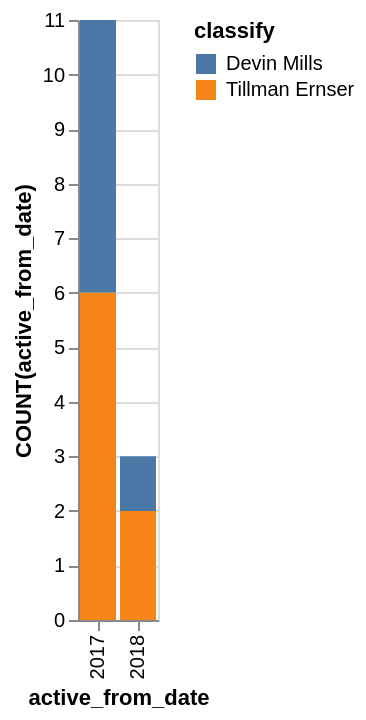

This figure's Vega-Lite source:
### Vega-Lite specification from a JSON file in a GitHub repository (floating-point values rounded to 4 significant figures)
{"data": {"values": [{"x_data": "2017", "y_data": 5, "classify": "Devin Mills"}, {"x_data": "2018", "y_data": 1, "classify": "Devin Mills"}, {"x_data": "2017", "y_data": 6, "classify": "Tillman Ernser"}, {"x_data": "2018", "y_data": 2, "classify": "Tillman Ernser"}]}, "mark": "bar", "encoding": {"x": {"field": "x_data", "type": "nominal", "title": "active_from_date", "sort": {"op": "sum", "field": "y_data", "order": "descending"}}, "y": {"field": "y_data", "type": "quantitative", "title": "COUNT(active_from_date)"}, "color": {"field": "classify"}}}
